Frame 1 (no input): blank canvas, image omitted
Frame 60 (no input): blank canvas, image omitted
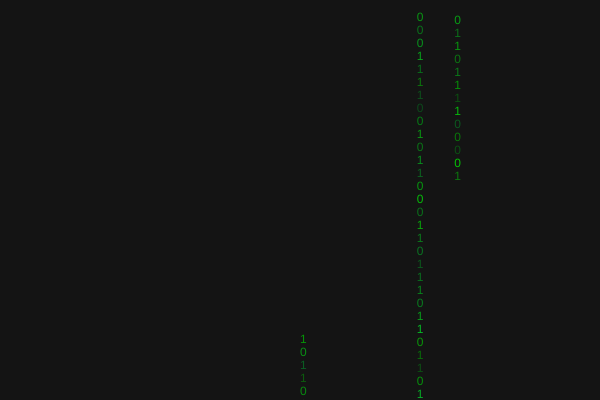
Frame 120 (the mouse pressed at the canvas centre since frame 60)

The p5.js sketch whose frames 1 and 60 were blank and that drew this single picture after the mouse press (run headless with seeded random() and noise() and a simulated clock; from frame 60 on, the mouse is pressed at the canvas centre):

// p5.js sketch
// ── sketch.js

var nmbs = [];
function setup() {
  createCanvas(600,400);
  background(20);
  
}
function mousePressed(){
  nmbs.push(new nmb(mouseX,mouseY));
}
function draw() {
  background(20);
  
  for(var i = 0; i < nmbs.length; i++){
    nmbs[i].update();
    nmbs[i].colide();
    nmbs[i].show();
  }
}
function keyPressed(){
  if(key==keyCode('s')){
    for(var i = 0; i < 10; i++){
      nmbs.push(new nmb(random(100,width-100),random(10)));
    }
  }
}
// ── number.js


function nmb(x,y){
  this.x = x;
  this.y = y;
  this.r = 8;
  this.speed = 1;
  this.col = color(0,random(150,255),random(50),random(100,200));
  this.bool =int(random(0,2)); //String.fromCharCode(0x30A0 + round(random(96)));
  this.history = [];
  this.update = function(){
    this.speed=13;
    this.y+=this.speed;
    this.col = color(0,random(150,255),random(50),random(100,200));
    this.bool =int(random(0,2));// String.fromCharCode(0x30A0 + round(random(96)));
    this.history.push(createVector(this.x,this.y,createVector(this.bool,this.col)));
    
    if(this.history.length>50){
      this.history.splice(0,1);
    }
  }
  this.show = function(){
    for(var i = 0; i < this.history.length; i++){
    fill(this.history[i].z.y);
    text(this.history[i].z.x,this.history[i].x,this.history[i].y);
    }
  }
  this.colide = function(){
    // if(this.x >= width)this.x -= width;
    // else if(this.x <= 0)this.x += width;
    if(this.y >= height){
      this.y -= height;
      this.x = random(width);
      this.speed = 0.5;
     // background(20);
    }
    else if(this.y <= 0){
      this.y += height;
    }
  }
}
